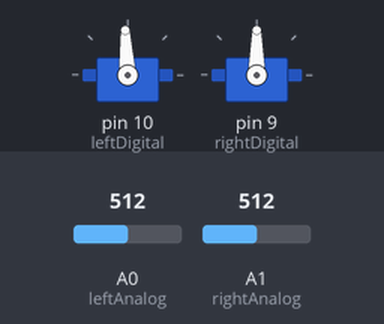
Recording of a sketch running on a simulated Arduino Uno, built with avr-gcc and run on an emulated ATmega328P. Shown: 2 × servo. Inputs (shaded band) come from the test bench; at power-on: A0 (leftAnalog) = 512, A1 (rightAnalog) = 512.

Above: at 0.76 s.
1.3 s: A0 (leftAnalog) set to 58
4.3 s: A0 (leftAnalog) set to 49
At 5.4 s:
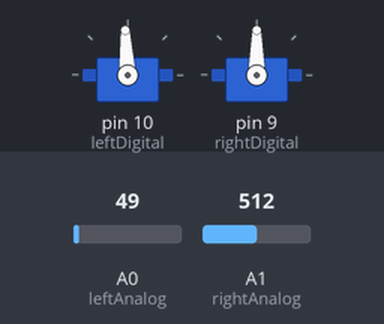
Timing chart, 0 to 7.3 s (numbered marks = the images above; inputs shaded):
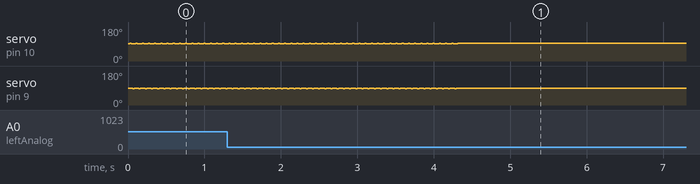

The sketch:

csci455_linefollow.ino
```cpp
#include <Servo.h>

typedef enum {LEFT, RIGHT, STRAIGHT} states;
states state;

const int rightAnalog = 1;              // Right analog pin
const int leftAnalog = 0;               // Left analog pin
const int rightDigital = 9;             // Right digital pin
const int leftDigital = 10;             // Left digital pin

const int leftBlackAnalogValue = 30;    // Left black analog value = 19...10
const int rightBlackAnalogValue = 70;   // Right black analog value = 88...

const int leftWhiteAnalogValue = 52;     // Left white abalog value = 62...55
const int rightWhiteAnalogValue = 82;   // Right white analog value = 119...100

// Turn left
const int lsStop = 91;                  // Left stop value
const int lsRight = 87;                 // Left servo value for right turn

// Turn right
const int rsStop = 90;                  // Right stop value
const int rsLeft = 93;                  // Right servo value for left turn

// Go straight
const float lsStr = 92.5;                   // Left servo value for straight
const float rsStr = 89.1;                   // Right servo value for straight

const int delayValue = 20;             // Delay value

Servo leftServo;                        // Left servo
Servo rightServo;                       // Right servo

void setup() {
  Serial.begin(115200);                   // Necessary to set up Serial port
  leftServo.attach(leftDigital);
  rightServo.attach(rightDigital);
}

void loop() {
  //testAnalogPin();
  movement();
  //turnLeft();
  //turnRight();
  //goStraight();
  //Stop();
}

void turnLeft() {
  leftServo.write(lsStop);
  rightServo.write(lsRight);
  delay(delayValue);
}

void turnRight() {
  leftServo.write(rsLeft);
  rightServo.write(rsStop);
  delay(delayValue);
}

void goStraight() {
  leftServo.write(lsStr);
  rightServo.write(rsStr);
  delay(delayValue);
}

void Stop() {
  leftServo.write(lsStop);
  rightServo.write(rsStop);
  delay(delayValue);
}

void movement() {
  // Both left and right sensors detect black
  if (leftSensorIsBlack() && rightSensorIsBlack()) {
    Stop();
    goStraight();
    state = STRAIGHT;
  }
  // Left sensor detects black, right sensor detects white
  else if (leftSensorIsBlack() && rightSensorIsWhite()) {
    Stop();
    turnLeft();
    state = LEFT;
  }
  // Left sensor detects white, right sensor detects black
  else if (leftSensorIsWhite() && rightSensorIsBlack()) {
    Stop();
    turnRight();
    state = RIGHT;
  }
 // Both left and right sensors detect white
  else {
    while (leftSensorIsWhite() && rightSensorIsWhite()) {
      if (state == RIGHT) {
        Stop();
        turnLeft();
        state = LEFT;
      }
      else if (state == LEFT) {
        Stop();
        turnRight();
        state = RIGHT;
      }
    }
  }
}

boolean leftSensorIsBlack() {
  if (analogRead(leftAnalog) < leftBlackAnalogValue) {
    return true;
  }
  else {
    return false;
  }
}

boolean rightSensorIsBlack() {
  if (analogRead(rightAnalog) < rightBlackAnalogValue) {
    return true;
  }
  else {
    return false;
  }
}

boolean leftSensorIsWhite() {
  if (analogRead(leftAnalog) > leftWhiteAnalogValue) {
    return true;
  }
  else {
    return false;
  }
}

boolean rightSensorIsWhite() {
  if (analogRead(rightAnalog) > rightWhiteAnalogValue) {
    return true;
  }
  else {
    return false;
  }
}

void testAnalogPin() {
  // Left sensor analog output
  Serial.print(analogRead(leftAnalog));
  Serial.print(' ');
  // Right sensor analog output
  Serial.print(analogRead(rightAnalog));
  Serial.print(' ');
  Serial.println();
  delay(1500);                      // Set the number to change frequency of readings.
}
```

Measured:
- the behaviour switches between 53 and 52 on A0 (leftAnalog) (found by bisection; images 0 and 1)
- after the input at 4.3 s, servo on pin 10 (leftDigital): goes on until 4.3 s, then stays 93°; servo on pin 9 (rightDigital): stops changing and stays 90°
- by itself, servo on pin 10 (leftDigital): alternates 93° for 0.02 s and 91° for 0.06 s
- by itself, servo on pin 9 (rightDigital): alternates 90° for 0.06 s and 87° for 0.02 s
